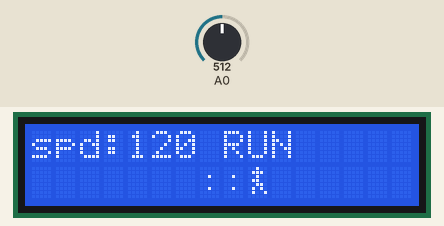
Simulated run of this sketch. Board: Arduino Uno, built with avr-gcc and run on an emulated ATmega328P. Parts: 16×2 character LCD. The inputs (shaded band) are chosen by the test bench; at power-on: A0 = 512.

Above: at 1.26 s.
1.3 s: A0 set to 409
3.6 s: A0 set to 386
At 4.08 s:
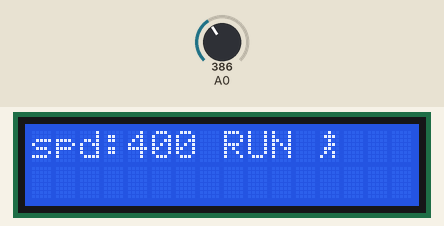
6.6 s: A0 set to 593
At 7.68 s:
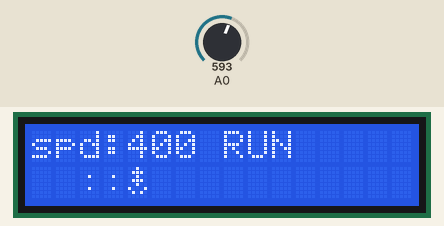
9.3 s: A0 set to 612
At 9.4 s:
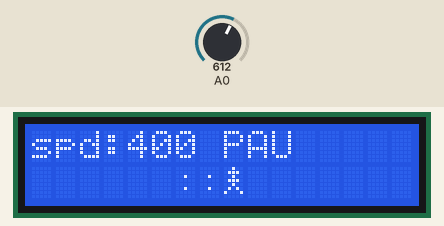
12.0 s: A0 set to 390
15.0 s: A0 set to 716
At 15.1 s:
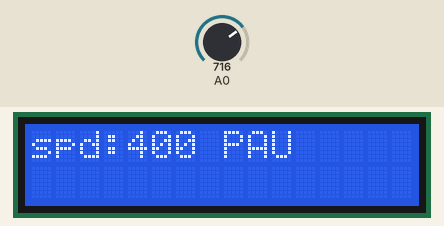

The sketch:

lab7.ino
```cpp
#include <LiquidCrystal.h>

LiquidCrystal lcd(8, 9, 4, 5, 6, 7);

byte f0[8] = {B00100,B01110,B00100,B01110,B00100,B01010,B10001,B00000};
byte f1[8] = {B00100,B01110,B00100,B01100,B00110,B01010,B01001,B00000};
byte f2[8] = {B00100,B01110,B00100,B01110,B00100,B10001,B01010,B00000};
byte f3[8] = {B00100,B01110,B00100,B00110,B01100,B01010,B10010,B00000};
byte puff[8] = {B00000,B00000,B00100,B00000,B00000,B00100,B00000,B00000};

int pos = -1;
int row = 1;
int frame = 0;

unsigned long lastMove = 0;
unsigned long lastFrame = 0;
unsigned long speedMove = 120;
unsigned long speedFrame = 90;

bool paused = false;
unsigned long lastToggle = 0;

int readKey() {
  int x = analogRead(A0);
  if (x < 50) return 0;
  if (x < 200) return 1;
  if (x < 400) return 2;
  if (x < 600) return 3;
  if (x < 800) return 4;
  return -1;
}

void showHeader() {
  lcd.setCursor(0,0);
  lcd.print("spd:");
  lcd.print(speedMove);
  lcd.print(paused ? " PAU " : " RUN ");
}

void setup() {
  lcd.begin(16,2);
  lcd.clear();

  lcd.createChar(0,f0);
  lcd.createChar(1,f1);
  lcd.createChar(2,f2);
  lcd.createChar(3,f3);
  lcd.createChar(4,puff);

  showHeader();
}

void handleKeys() {
  int k = readKey();

  if (k == 1) {
    if (speedMove > 30) speedMove -= 10;
    showHeader();
  }

  if (k == 2) {
    if (speedMove < 400) speedMove += 10;
    showHeader();
  }

  if (k == 4) {
    unsigned long t = millis();
    if (t - lastToggle > 200) {
      paused = !paused;
      lastToggle = t;
      showHeader();
    }
  }
}

void loop() {
  handleKeys();

  if (paused) return;

  unsigned long t = millis();

  if (t - lastFrame >= speedFrame) {
    lastFrame = t;
    frame++;
    if (frame > 3) frame = 0;
  }

  if (t - lastMove >= speedMove) {
    lastMove = t;

    if (pos >= 0 && pos < 16) {
      lcd.setCursor(pos, row);
      lcd.write((uint8_t)4);
    }

    if (pos-2 >= 0 && pos-2 < 16) {
      lcd.setCursor(pos-2, row);
      lcd.print(" ");
    }

    pos++;

    if (pos >= 16) {
      for (int i=0; i<16; i++) {
        lcd.setCursor(i,row);
        lcd.print(" ");
      }
      pos = -1;
      row = (row==0?1:0);
    }

    if (pos >= 0 && pos < 16) {
      lcd.setCursor(pos, row);
      lcd.write((uint8_t)frame);
    }
  }
}
```

Measured:
- the behaviour switches between 400 and 399 on A0 (found by bisection; images 0 and 1)
- the behaviour switches between 599 and 600 on A0 (found by bisection; images 2 and 3)
- after the input at 3.6 s, the display: first changes after 0.05 s (image 1 shows a later state)
- after the input at 9.3 s, the display: changes at once (image 3)
- after the input at 15.0 s, the display: changes at once (image 4)
- what the display in image 2 shows lasts 0.4 s, from 7.5 s to 7.9 s
